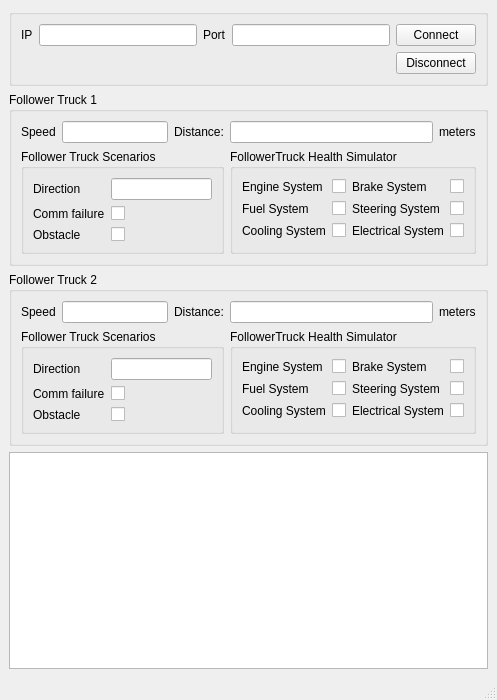
<?xml version="1.0" encoding="UTF-8"?>
<ui version="4.0">
 <class>MainWindow</class>
 <widget class="QMainWindow" name="MainWindow">
  <property name="geometry">
   <rect>
    <x>0</x>
    <y>0</y>
    <width>497</width>
    <height>700</height>
   </rect>
  </property>
  <property name="windowTitle">
   <string>Follower Truck</string>
  </property>
  <widget class="QWidget" name="centralwidget">
   <layout class="QGridLayout" name="gridLayout_8">
    <item row="0" column="0">
     <widget class="QGroupBox" name="groupBox_4">
      <property name="title">
       <string/>
      </property>
      <layout class="QGridLayout" name="gridLayout_5">
       <item row="0" column="4">
        <widget class="QPushButton" name="btnConnect">
         <property name="text">
          <string>Connect</string>
         </property>
        </widget>
       </item>
       <item row="0" column="3">
        <widget class="QLineEdit" name="txtPortNumber"/>
       </item>
       <item row="0" column="2">
        <widget class="QLabel" name="label_11">
         <property name="text">
          <string>Port</string>
         </property>
        </widget>
       </item>
       <item row="0" column="1">
        <widget class="QLineEdit" name="txtIpAddress"/>
       </item>
       <item row="0" column="0">
        <widget class="QLabel" name="label_10">
         <property name="text">
          <string>IP</string>
         </property>
        </widget>
       </item>
       <item row="1" column="4">
        <widget class="QPushButton" name="btnDisconnect">
         <property name="text">
          <string>Disconnect</string>
         </property>
        </widget>
       </item>
      </layout>
     </widget>
    </item>
    <item row="1" column="0">
     <widget class="QGroupBox" name="groupBox">
      <property name="title">
       <string>Follower Truck 1</string>
      </property>
      <layout class="QGridLayout" name="gridLayout_3">
       <item row="0" column="0">
        <widget class="QLabel" name="label_25">
         <property name="text">
          <string>Speed</string>
         </property>
        </widget>
       </item>
       <item row="0" column="1">
        <widget class="QLineEdit" name="lineLeadSpeed"/>
       </item>
       <item row="0" column="2">
        <widget class="QLabel" name="label_16">
         <property name="text">
          <string>Distance:</string>
         </property>
        </widget>
       </item>
       <item row="0" column="3">
        <widget class="QLineEdit" name="lineLeadDistance"/>
       </item>
       <item row="0" column="4">
        <widget class="QLabel" name="label_23">
         <property name="text">
          <string>meters</string>
         </property>
        </widget>
       </item>
       <item row="1" column="0" colspan="3">
        <widget class="QGroupBox" name="groupBox_2">
         <property name="title">
          <string>Follower Truck Scenarios</string>
         </property>
         <layout class="QGridLayout" name="gridLayout">
          <item row="1" column="1">
           <widget class="QCheckBox" name="cbFollowerCommFailure">
            <property name="text">
             <string/>
            </property>
           </widget>
          </item>
          <item row="0" column="0">
           <widget class="QLabel" name="label_12">
            <property name="text">
             <string>Direction</string>
            </property>
           </widget>
          </item>
          <item row="2" column="1">
           <widget class="QCheckBox" name="cbFollowerObstacle">
            <property name="text">
             <string/>
            </property>
           </widget>
          </item>
          <item row="1" column="0">
           <widget class="QLabel" name="label">
            <property name="text">
             <string>Comm failure</string>
            </property>
           </widget>
          </item>
          <item row="2" column="0">
           <widget class="QLabel" name="label_2">
            <property name="text">
             <string>Obstacle</string>
            </property>
           </widget>
          </item>
          <item row="0" column="1">
           <widget class="QLineEdit" name="lineDirection"/>
          </item>
         </layout>
        </widget>
       </item>
       <item row="1" column="3" colspan="2">
        <widget class="QGroupBox" name="groupBox_3">
         <property name="title">
          <string>FollowerTruck Health Simulator</string>
         </property>
         <layout class="QGridLayout" name="gridLayout_2">
          <item row="2" column="2">
           <widget class="QLabel" name="label_9">
            <property name="text">
             <string>Electrical System</string>
            </property>
           </widget>
          </item>
          <item row="1" column="2">
           <widget class="QLabel" name="label_8">
            <property name="text">
             <string>Steering System</string>
            </property>
           </widget>
          </item>
          <item row="0" column="2">
           <widget class="QLabel" name="label_7">
            <property name="text">
             <string>Brake System</string>
            </property>
           </widget>
          </item>
          <item row="1" column="0">
           <widget class="QLabel" name="label_5">
            <property name="text">
             <string>Fuel System</string>
            </property>
           </widget>
          </item>
          <item row="2" column="0">
           <widget class="QLabel" name="label_6">
            <property name="text">
             <string>Cooling System</string>
            </property>
           </widget>
          </item>
          <item row="0" column="0">
           <widget class="QLabel" name="label_4">
            <property name="text">
             <string>Engine System</string>
            </property>
           </widget>
          </item>
          <item row="0" column="1">
           <widget class="QCheckBox" name="cbFollowerEngineSystem">
            <property name="text">
             <string/>
            </property>
           </widget>
          </item>
          <item row="1" column="1">
           <widget class="QCheckBox" name="cbFollowerFuleSystem">
            <property name="text">
             <string/>
            </property>
           </widget>
          </item>
          <item row="2" column="1">
           <widget class="QCheckBox" name="cbFollowerCoolingSystem">
            <property name="text">
             <string/>
            </property>
           </widget>
          </item>
          <item row="0" column="3">
           <widget class="QCheckBox" name="cbFollowerBrakeSystem">
            <property name="text">
             <string/>
            </property>
           </widget>
          </item>
          <item row="1" column="3">
           <widget class="QCheckBox" name="cbFollowerSteeringSystem">
            <property name="text">
             <string/>
            </property>
           </widget>
          </item>
          <item row="2" column="3">
           <widget class="QCheckBox" name="cbFollowerElectricalSystem">
            <property name="text">
             <string/>
            </property>
           </widget>
          </item>
         </layout>
        </widget>
       </item>
      </layout>
     </widget>
    </item>
    <item row="2" column="0">
     <widget class="QGroupBox" name="groupBox_5">
      <property name="title">
       <string>Follower Truck 2</string>
      </property>
      <layout class="QGridLayout" name="gridLayout_4">
       <item row="0" column="0">
        <widget class="QLabel" name="label_26">
         <property name="text">
          <string>Speed</string>
         </property>
        </widget>
       </item>
       <item row="0" column="1">
        <widget class="QLineEdit" name="lineLeadSpeed_2"/>
       </item>
       <item row="0" column="2">
        <widget class="QLabel" name="label_3">
         <property name="text">
          <string>Distance:</string>
         </property>
        </widget>
       </item>
       <item row="0" column="3">
        <widget class="QLineEdit" name="lineLeadDistance_2"/>
       </item>
       <item row="0" column="4">
        <widget class="QLabel" name="label_24">
         <property name="text">
          <string>meters</string>
         </property>
        </widget>
       </item>
       <item row="1" column="0" colspan="3">
        <widget class="QGroupBox" name="groupBox_6">
         <property name="title">
          <string>Follower Truck Scenarios</string>
         </property>
         <layout class="QGridLayout" name="gridLayout_6">
          <item row="1" column="1">
           <widget class="QCheckBox" name="cbFollowerCommFailure_2">
            <property name="text">
             <string/>
            </property>
           </widget>
          </item>
          <item row="2" column="0">
           <widget class="QLabel" name="label_13">
            <property name="text">
             <string>Obstacle</string>
            </property>
           </widget>
          </item>
          <item row="0" column="1">
           <widget class="QLineEdit" name="lineDirection_2"/>
          </item>
          <item row="0" column="0">
           <widget class="QLabel" name="label_14">
            <property name="text">
             <string>Direction</string>
            </property>
           </widget>
          </item>
          <item row="1" column="0">
           <widget class="QLabel" name="label_15">
            <property name="text">
             <string>Comm failure</string>
            </property>
           </widget>
          </item>
          <item row="2" column="1">
           <widget class="QCheckBox" name="cbFollowerObstacle_2">
            <property name="text">
             <string/>
            </property>
           </widget>
          </item>
         </layout>
        </widget>
       </item>
       <item row="1" column="3" colspan="2">
        <widget class="QGroupBox" name="groupBox_7">
         <property name="title">
          <string>FollowerTruck Health Simulator</string>
         </property>
         <layout class="QGridLayout" name="gridLayout_7">
          <item row="2" column="2">
           <widget class="QLabel" name="label_17">
            <property name="text">
             <string>Electrical System</string>
            </property>
           </widget>
          </item>
          <item row="1" column="2">
           <widget class="QLabel" name="label_18">
            <property name="text">
             <string>Steering System</string>
            </property>
           </widget>
          </item>
          <item row="0" column="2">
           <widget class="QLabel" name="label_19">
            <property name="text">
             <string>Brake System</string>
            </property>
           </widget>
          </item>
          <item row="1" column="0">
           <widget class="QLabel" name="label_20">
            <property name="text">
             <string>Fuel System</string>
            </property>
           </widget>
          </item>
          <item row="2" column="0">
           <widget class="QLabel" name="label_21">
            <property name="text">
             <string>Cooling System</string>
            </property>
           </widget>
          </item>
          <item row="0" column="0">
           <widget class="QLabel" name="label_22">
            <property name="text">
             <string>Engine System</string>
            </property>
           </widget>
          </item>
          <item row="0" column="1">
           <widget class="QCheckBox" name="cbFollowerEngineSystem_2">
            <property name="text">
             <string/>
            </property>
           </widget>
          </item>
          <item row="1" column="1">
           <widget class="QCheckBox" name="cbFollowerFuleSystem_2">
            <property name="text">
             <string/>
            </property>
           </widget>
          </item>
          <item row="2" column="1">
           <widget class="QCheckBox" name="cbFollowerCoolingSystem_2">
            <property name="text">
             <string/>
            </property>
           </widget>
          </item>
          <item row="0" column="3">
           <widget class="QCheckBox" name="cbFollowerBrakeSystem_2">
            <property name="text">
             <string/>
            </property>
           </widget>
          </item>
          <item row="1" column="3">
           <widget class="QCheckBox" name="cbFollowerSteeringSystem_2">
            <property name="text">
             <string/>
            </property>
           </widget>
          </item>
          <item row="2" column="3">
           <widget class="QCheckBox" name="cbFollowerElectricalSystem_2">
            <property name="text">
             <string/>
            </property>
           </widget>
          </item>
         </layout>
        </widget>
       </item>
      </layout>
     </widget>
    </item>
    <item row="3" column="0">
     <widget class="QTextBrowser" name="txtConsole"/>
    </item>
   </layout>
  </widget>
  <widget class="QMenuBar" name="menubar">
   <property name="geometry">
    <rect>
     <x>0</x>
     <y>0</y>
     <width>497</width>
     <height>21</height>
    </rect>
   </property>
  </widget>
  <widget class="QStatusBar" name="statusbar"/>
 </widget>
 <resources/>
 <connections/>
</ui>
